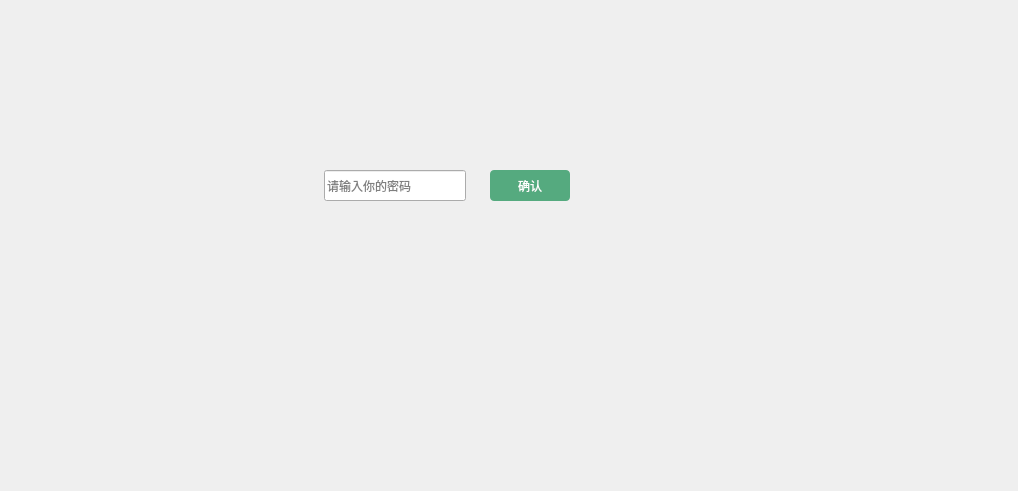
<?xml version="1.0" encoding="UTF-8"?>
<ui version="4.0">
 <class>Para_Adj</class>
 <widget class="QWidget" name="Para_Adj">
  <property name="geometry">
   <rect>
    <x>0</x>
    <y>0</y>
    <width>1018</width>
    <height>491</height>
   </rect>
  </property>
  <property name="windowTitle">
   <string>Form</string>
  </property>
  <widget class="QLineEdit" name="lineEdit">
   <property name="geometry">
    <rect>
     <x>324</x>
     <y>170</y>
     <width>142</width>
     <height>31</height>
    </rect>
   </property>
   <property name="echoMode">
    <enum>QLineEdit::Password</enum>
   </property>
   <property name="placeholderText">
    <string>请输入你的密码</string>
   </property>
  </widget>
  <widget class="QPushButton" name="pushButton">
   <property name="geometry">
    <rect>
     <x>490</x>
     <y>170</y>
     <width>80</width>
     <height>31</height>
    </rect>
   </property>
   <property name="styleSheet">
    <string notr="true">font : 75 10pt  &quot;黑体&quot;;
color : white;
background-color: rgb(85,170,127);
border-radius: 4px;</string>
   </property>
   <property name="text">
    <string>确认</string>
   </property>
   <property name="autoDefault">
    <bool>false</bool>
   </property>
   <property name="default">
    <bool>false</bool>
   </property>
   <property name="flat">
    <bool>false</bool>
   </property>
  </widget>
 </widget>
 <resources/>
 <connections/>
</ui>
